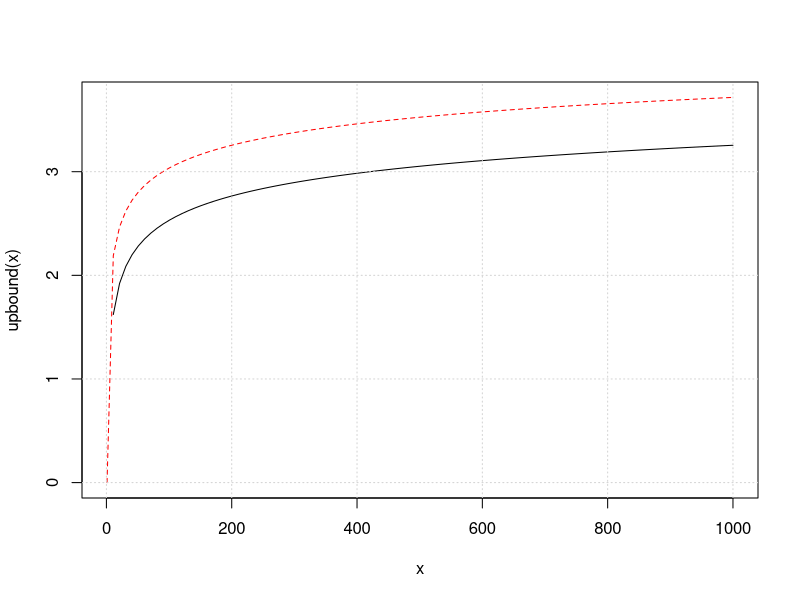
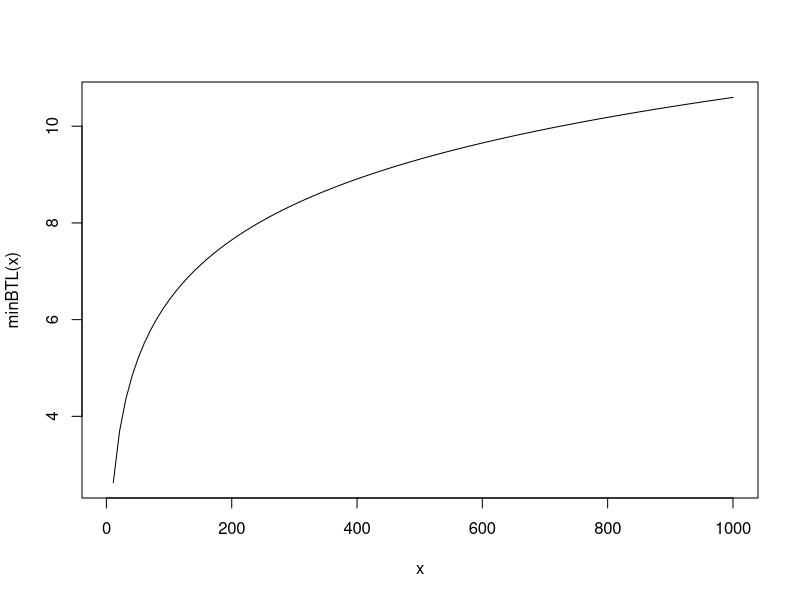

The R source for these figures, in order:
## ---- chunk 1
require(knitr)
opts_chunk$set(
  message = F,
  warning = F,
  error = F,
  tidy = F,
  cache = F,
  fig.width = 11,
  fig.height = 5
)
## ---- chunk 2
# these are the constants referenced
# Euler–Mascheroni's constant
-digamma(1)
# euler constant
exp(1)
## ---- chunk 3
### Try to get the right answer for Eq. 4
# if N = 10 paper says 1.57
emax <- function(N) {
  ( ( 1 + digamma(1) ) * qnorm( 1 - 1/N ) ) +  
      (-digamma(1) * qnorm( 1 - (1/N) * exp(-1)))
}

emax( N = 10 )  # should be about = 1.57 to match paper
## ---- chunk 4
#implement upper bound
upbound <- function(N) {sqrt(2*log(N))}
#make a ugly plot for reasonableness check
curve(upbound, from = 1, to = 1000, col = "red", lty = 2)
curve(emax, from = 1, to = 1000, add=TRUE)
grid()
## ---- chunk 5
### Try next example for Eq. 6
# if y = 5
# so solve for annualized Sharpe of 1
# says no more than 45 N should be tried

# first just do this to make sure I understand
N = 45
y = 5
emax( N ) * y^-0.5  #seems like on the right path
## ---- chunk 6
#use emax from earlier for numerator
minBTL <- function( N, eMaxSharpe = 1 ) {
  (emax(N) / eMaxSharpe) ^ 2
}
#then this should equal 5 if correct
minBTL( N = 45, eMaxSharpe = 1 )
## ---- chunk 7
#make ugly plot for a reasonableness check
curve( minBTL, from = 1, to = 1000)
